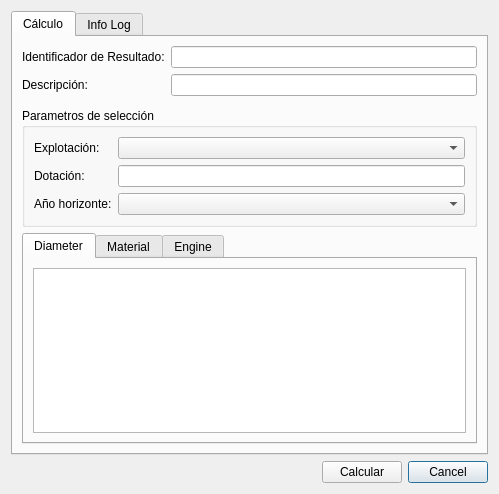
<?xml version="1.0" encoding="UTF-8"?>
<ui version="4.0">
 <class>dlg_incremental</class>
 <widget class="QDialog" name="dlg_incremental">
  <property name="geometry">
   <rect>
    <x>0</x>
    <y>0</y>
    <width>499</width>
    <height>494</height>
   </rect>
  </property>
  <property name="windowTitle">
   <string>CÁLCULO PRIORIDADES</string>
  </property>
  <layout class="QGridLayout" name="gridLayout">
   <item row="5" column="1">
    <widget class="QLabel" name="lbl_timer">
     <property name="text">
      <string/>
     </property>
    </widget>
   </item>
   <item row="1" column="1" colspan="4">
    <widget class="QTabWidget" name="mainTab">
     <property name="currentIndex">
      <number>0</number>
     </property>
     <widget class="QWidget" name="tab_calc">
      <attribute name="title">
       <string>Cálculo</string>
      </attribute>
      <layout class="QGridLayout" name="gridLayout_6">
       <item row="3" column="0">
        <widget class="QTabWidget" name="tab_widget">
         <property name="sizePolicy">
          <sizepolicy hsizetype="Expanding" vsizetype="Expanding">
           <horstretch>0</horstretch>
           <verstretch>0</verstretch>
          </sizepolicy>
         </property>
         <property name="currentIndex">
          <number>0</number>
         </property>
         <widget class="QWidget" name="tab1">
          <attribute name="title">
           <string>Diameter</string>
          </attribute>
          <layout class="QGridLayout" name="gridLayout_2">
           <item row="0" column="0">
            <widget class="QTableView" name="tbl_diameter"/>
           </item>
          </layout>
         </widget>
         <widget class="QWidget" name="tab_2">
          <attribute name="title">
           <string>Material</string>
          </attribute>
          <layout class="QGridLayout" name="gridLayout_3">
           <item row="0" column="0">
            <widget class="QTableView" name="tbl_material"/>
           </item>
          </layout>
         </widget>
         <widget class="QWidget" name="tab_2">
          <attribute name="title">
           <string>Engine</string>
          </attribute>
          <layout class="QGridLayout" name="gridLayout_4">
           <item row="0" column="0">
            <widget class="QTableView" name="tbl_engine"/>
           </item>
          </layout>
         </widget>
        </widget>
       </item>
       <item row="0" column="0">
        <layout class="QGridLayout" name="gridLayout_5">
         <item row="1" column="1">
          <widget class="QLineEdit" name="txt_descript">
           <property name="sizePolicy">
            <sizepolicy hsizetype="Expanding" vsizetype="Fixed">
             <horstretch>0</horstretch>
             <verstretch>0</verstretch>
            </sizepolicy>
           </property>
          </widget>
         </item>
         <item row="1" column="0">
          <widget class="QLabel" name="lbl_descript">
           <property name="sizePolicy">
            <sizepolicy hsizetype="Fixed" vsizetype="Preferred">
             <horstretch>0</horstretch>
             <verstretch>0</verstretch>
            </sizepolicy>
           </property>
           <property name="text">
            <string>Descripción:</string>
           </property>
          </widget>
         </item>
         <item row="0" column="1">
          <widget class="QLineEdit" name="txt_result_id"/>
         </item>
         <item row="0" column="0">
          <widget class="QLabel" name="lbl_result_id">
           <property name="sizePolicy">
            <sizepolicy hsizetype="Fixed" vsizetype="Fixed">
             <horstretch>0</horstretch>
             <verstretch>0</verstretch>
            </sizepolicy>
           </property>
           <property name="text">
            <string>Identificador de Resultado:</string>
           </property>
          </widget>
         </item>
        </layout>
       </item>
       <item row="2" column="0">
        <widget class="QGroupBox" name="groupBox">
         <property name="title">
          <string>Parametros de selección</string>
         </property>
         <layout class="QGridLayout" name="gridLayout_9">
          <item row="0" column="0">
           <widget class="QLabel" name="label">
            <property name="text">
             <string>Explotación:</string>
            </property>
           </widget>
          </item>
          <item row="0" column="1">
           <widget class="QComboBox" name="cmb_expl"/>
          </item>
          <item row="1" column="0">
           <widget class="QLabel" name="label_2">
            <property name="text">
             <string>Dotación:</string>
            </property>
           </widget>
          </item>
          <item row="1" column="1">
           <widget class="QLineEdit" name="txt_dot"/>
          </item>
          <item row="2" column="0">
           <widget class="QLabel" name="label_3">
            <property name="text">
             <string>Año horizonte:</string>
            </property>
           </widget>
          </item>
          <item row="2" column="1">
           <widget class="QComboBox" name="cmb_year"/>
          </item>
         </layout>
        </widget>
       </item>
       <item row="1" column="0">
        <widget class="QWidget" name="widget" native="true"/>
       </item>
      </layout>
     </widget>
     <widget class="QWidget" name="tab_infolog">
      <attribute name="title">
       <string>Info Log</string>
      </attribute>
      <layout class="QGridLayout" name="gridLayout_7">
       <item row="0" column="0">
        <widget class="QTextEdit" name="txt_infolog"/>
       </item>
       <item row="1" column="0">
        <widget class="QProgressBar" name="progressBar">
         <property name="value">
          <number>0</number>
         </property>
        </widget>
       </item>
      </layout>
     </widget>
    </widget>
   </item>
   <item row="5" column="4">
    <widget class="QPushButton" name="btn_cancel">
     <property name="text">
      <string>Cancel</string>
     </property>
    </widget>
   </item>
   <item row="5" column="3">
    <widget class="QPushButton" name="btn_calc">
     <property name="text">
      <string>Calcular</string>
     </property>
    </widget>
   </item>
   <item row="5" column="2">
    <spacer name="horizontalSpacer">
     <property name="orientation">
      <enum>Qt::Horizontal</enum>
     </property>
     <property name="sizeHint" stdset="0">
      <size>
       <width>40</width>
       <height>20</height>
      </size>
     </property>
    </spacer>
   </item>
  </layout>
 </widget>
 <resources/>
 <connections/>
</ui>
